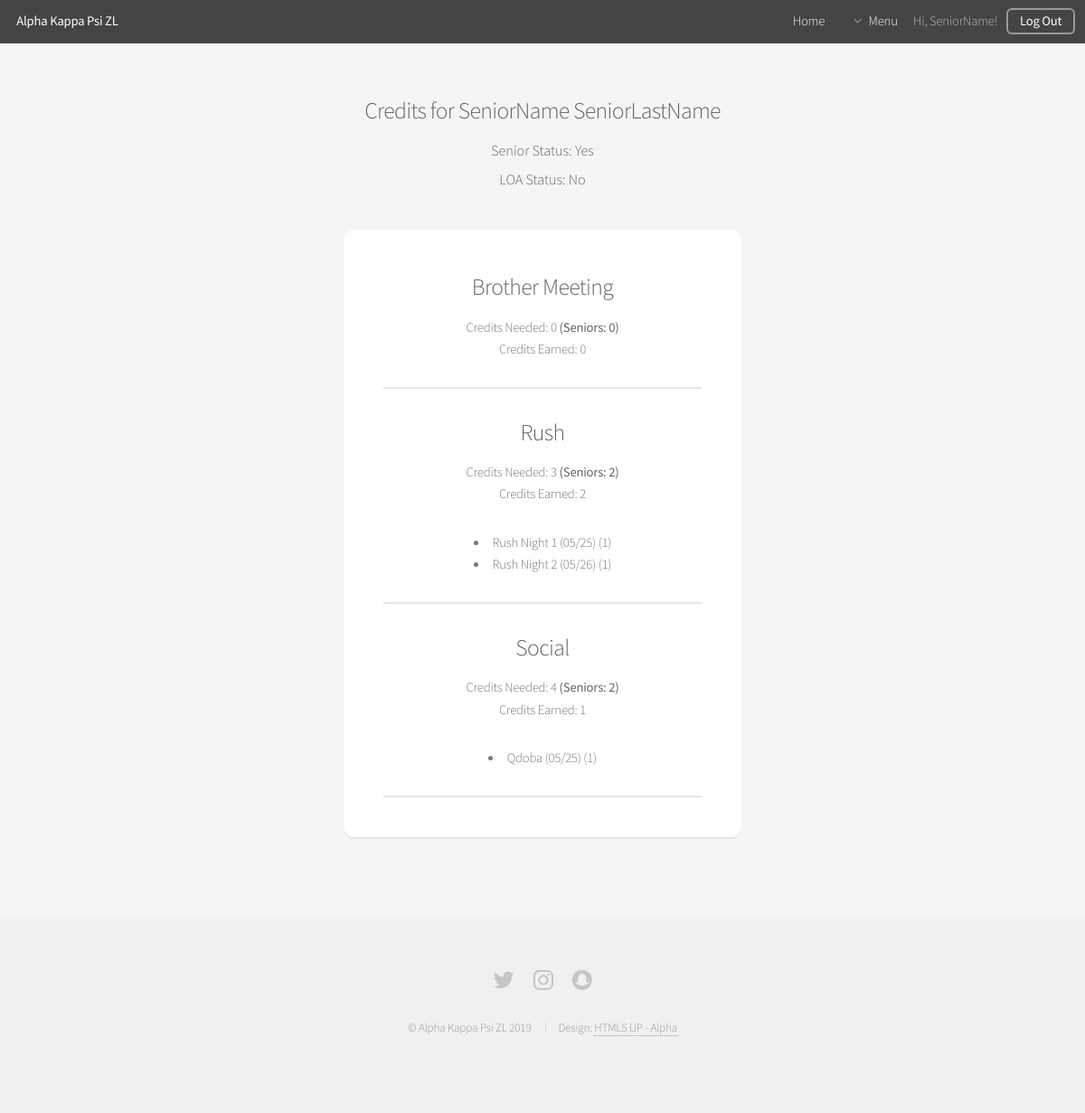
The app's page /attendance/userattendance/ (signed in) with its own data.
### attendance/models.py (models this page shows, shortened)
class EventGroup(models.Model):
    name = models.CharField(max_length=100, null=False, unique=True)
    needed_credits = models.IntegerField(default=0, null=False, validators=[validate_not_negative])
    senior_credits = models.IntegerField(default=0, null=False, validators=[validate_not_negative])
    members = models.ManyToManyField(User, through='TeamMembership',through_fields=('group', 'user'))

class Signin(models.Model):
    event = models.ForeignKey(Event, on_delete=models.CASCADE)
    user = models.ForeignKey(User, on_delete=models.CASCADE)
    time = models.DateTimeField(default=datetime.now, null=True, blank=True)
    comment = models.CharField(max_length=100, blank=True, null=True)
    class Meta:
        unique_together = ('event', 'user')

class Event(models.Model):
    name = models.CharField(max_length=100, null=False)
    group = models.ForeignKey(EventGroup, on_delete=models.SET_NULL, null=True)
    credits = models.IntegerField(default=1, null=False)
    date = models.DateField(default=datetime.now)
    slug = models.CharField(max_length=32, default='', null=True, blank=True)
    def __str__(self):
        return self.name
    def short_date(self):
        short_date = self.date.strftime("%m/%d")
        return short_date

### attendance/views.py (the view)
# urls.py: path('userattendance/', views.userattendance, name='userattendance'),
@login_required
def userattendance(request, userid=None):
    if request.user.profile.isexec and userid is not None:
        user=userid
    else:
        user=request.user
    signins = Signin.objects.filter(user=user)
    eventgroups = EventGroup.objects.all().order_by('name')
    evgsignins = {eventgroupsignins(user, eventgroup, user.signins) for eventgroup in eventgroups}
    evgsignins = sorted(evgsignins, key=lambda x: x.eventgroup.name)
    context = {
        'evgsignins': evgsignins,
    }
    return render(request, 'attendance/userattendance.html', context=context)

### attendance/views.py (called while the page is built)
    def count(self):
        return sum(signin.event.credits for signin in self.signins)

### templates/attendance/userattendance.html (shortened to what this page needs)
{% extends 'base/base_generic.html' %}
{% block main_headertext %}
    <h3>Credits for {{ user.first_name }} {{ user.last_name }} </h3>
    <h4>Senior Status: {% if user.profile.issenior %} Yes {% else %} No {% endif %}</h4>
    <h4>LOA Status: {% if user.profile.isloa %} Yes {% else %} No {% endif %}</h4>
    {% endblock %}
{% block content %}
    {% for evg in evgsignins %}
        <h3>{{ evg.eventgroup.name|title }}</h3>
        <p>
            Credits Needed: {{ evg.eventgroup.needed_credits }} {% if user.profile.issenior %} <strong> {% endif %} (Seniors: {{ evg.eventgroup.senior_credits }}) </strong>
            <br>Credits Earned: {{ evg.count }}
        </p>
        {% for signin in evg.signins %}
            <li>{{ signin.event }} ({{ signin.event.short_date }}) ({{ signin.event.credits }})</li>
        {% endfor %}
        <hr>
    {% endfor %}
{% endblock%}

### templates/base/base_generic.html (shortened to what this page needs)
<!DOCTYPE HTML>
{% load static %}
<html>
	<head>
        <link rel="stylesheet" href="{% static 'assets/css/main.css' %}" />
	</head>
	<body class="{{ landing|default:"" }} is-preload">
		<div id="page-wrapper">
				<header id="header" class="{{ headerclass|default:"" }}">
					<h1><a href="{% url 'index' %}">Alpha Kappa Psi ZL</a></h1>
					<nav id="nav">
						<ul>
							<li><a href={% if request.user.is_authenticated %}
										"{% url 'generic' %}"
										{% else %}
										"{% url 'index' %}"
										{% endif %}>
								Home
							</a></li>
							{% if request.user.is_authenticated %}
							<li>
								<a href="#" class="icon fa-angle-down">Menu</a>
							</li>
								{% if request.user.first_name %}
								<li>Hi, {{ request.user.first_name }}!</li>
								{% endif %}
								<li><a href="{% url 'logout' %}?next={% url 'login' %}" class="button">Log Out</a></li>
							{% else %}
							<li><a href="{% url 'login' %}" class="button">Log In</a></li>
							{% endif %}
						</ul>
					</nav>
				</header>
				{% block main %}
				<section id="main" class="container {{ containersize|default:"small" }}">
					<header>
						{% block main_headertext %}{% endblock %}
					</header>
					<div class="box">
							{% block content %}
							{% endblock %}
					</div>
				</section>
				{% endblock %}
				{% block footer %}
				<footer id="footer">
					<ul class="icons">
						<li><a href="https://www.twitter.com/utk_akpsi" class="icon fa-twitter"><span class="label">Twitter</span></a></li>
						<li><a href="https://www.instagram.com/utk_akpsi" class="icon fa-instagram"><span class="label">Instagram</span></a></li>
						<li><a href="https://www.snapchat.com/add/akpsizl" class="icon fa-snapchat"><span class="label">Snapchat</span></a></li>
					</ul>
					<ul class="copyright">
						<li>&copy; Alpha Kappa Psi ZL 2019</li>
                        <li>Design: <a href="http://html5up.net/alpha">HTML5 UP - Alpha</a></li>
					</ul>
				</footer>
				{% endblock %}
		</div>
	</body>
</html>

### records on screen
EventGroup: eventgroup.name "Brother Meeting", eventgroup.needed_credits "0", eventgroup.senior_credits "0"
EventGroup: eventgroup.name "Rush", eventgroup.needed_credits "3", eventgroup.senior_credits "2"
Signin: count "2", event "Rush Night 1", event.short_date "05/25", event.credits "1"
Signin: event "Rush Night 2", event.short_date "05/26", event.credits "1"
EventGroup: eventgroup.name "Social", eventgroup.needed_credits "4", eventgroup.senior_credits "2"
Signin: count "1", event "Qdoba", event.short_date "05/25", event.credits "1"

### other values on screen
{{ request.user.first_name }} "SeniorName"
{{ user.first_name }} "SeniorName"
{{ user.last_name }} "SeniorLastName"
{{ evg.count }} "0"
